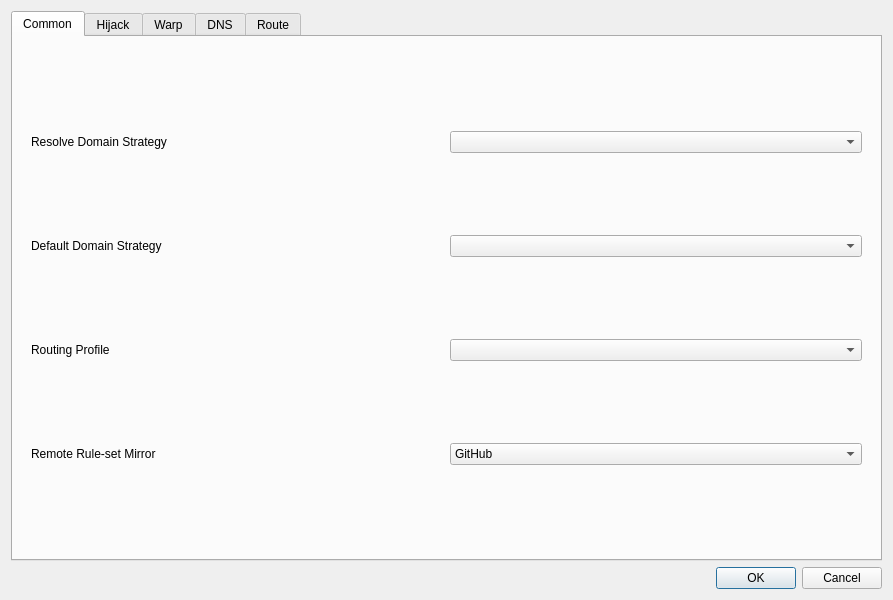
<?xml version="1.0" encoding="UTF-8"?>
<ui version="4.0">
 <class>DialogManageRoutes</class>
 <widget class="QDialog" name="DialogManageRoutes">
  <property name="geometry">
   <rect>
    <x>0</x>
    <y>0</y>
    <width>893</width>
    <height>600</height>
   </rect>
  </property>
  <property name="windowTitle">
   <string>Routes</string>
  </property>
  <layout class="QVBoxLayout" name="verticalLayout">
   <item>
    <widget class="QTabWidget" name="tabWidget">
     <property name="currentIndex">
      <number>0</number>
     </property>
     <widget class="QWidget" name="tab">
      <attribute name="title">
       <string>Common</string>
      </attribute>
      <layout class="QVBoxLayout" name="verticalLayout_3">
       <item>
        <widget class="QWidget" name="widget" native="true">
         <layout class="QGridLayout" name="gridLayout_2">
          <item row="3" column="1">
           <widget class="QComboBox" name="route_prof"/>
          </item>
          <item row="2" column="0">
           <widget class="QLabel" name="label_3">
            <property name="toolTip">
             <string>&lt;html&gt;&lt;head/&gt;&lt;body&gt;&lt;p&gt;Used as default strategy when resolving outbound/dns server Domain addresses&lt;/p&gt;&lt;/body&gt;&lt;/html&gt;</string>
            </property>
            <property name="text">
             <string>Default Domain Strategy</string>
            </property>
           </widget>
          </item>
          <item row="1" column="1">
           <widget class="QComboBox" name="domainStrategyCombo">
            <property name="editable">
             <bool>false</bool>
            </property>
           </widget>
          </item>
          <item row="2" column="1">
           <widget class="QComboBox" name="default_domain_strategy">
            <property name="editable">
             <bool>false</bool>
            </property>
           </widget>
          </item>
          <item row="4" column="0">
           <widget class="QLabel" name="ruleset_mirror_l">
            <property name="text">
             <string>Remote Rule-set Mirror</string>
            </property>
           </widget>
          </item>
          <item row="1" column="0">
           <widget class="QLabel" name="label_6">
            <property name="toolTip">
             <string>&lt;html&gt;&lt;head/&gt;&lt;body&gt;&lt;p&gt;If not empty, resolves domains in requests according to the strategy&lt;/p&gt;&lt;/body&gt;&lt;/html&gt;</string>
            </property>
            <property name="text">
             <string>Resolve Domain Strategy</string>
            </property>
           </widget>
          </item>
          <item row="3" column="0">
           <widget class="QLabel" name="route_prof_l">
            <property name="text">
             <string>Routing Profile</string>
            </property>
           </widget>
          </item>
          <item row="4" column="1">
           <widget class="QComboBox" name="ruleset_mirror">
            <item>
             <property name="text">
              <string>GitHub</string>
             </property>
            </item>
            <item>
             <property name="text">
              <string>jsDelivr(Cloudflare)</string>
             </property>
            </item>
            <item>
             <property name="text">
              <string>jsDelivr(Gcore)</string>
             </property>
            </item>
            <item>
             <property name="text">
              <string>jsDelivr(Quantil)</string>
             </property>
            </item>
            <item>
             <property name="text">
              <string>jsDelivr(Fastly)</string>
             </property>
            </item>
            <item>
             <property name="text">
              <string>jsDelivr(CDN)</string>
             </property>
            </item>
           </widget>
          </item>
         </layout>
        </widget>
       </item>
      </layout>
     </widget>
     <widget class="QWidget" name="tab_4">
      <attribute name="title">
       <string>Hijack</string>
      </attribute>
      <layout class="QVBoxLayout" name="verticalLayout_7">
       <item>
        <widget class="QGroupBox" name="hijack_box">
         <property name="title">
          <string>DNS Server</string>
         </property>
         <layout class="QFormLayout" name="formLayout">
          <item row="0" column="0">
           <widget class="QCheckBox" name="dnshijack_enable">
            <property name="text">
             <string>Enable</string>
            </property>
           </widget>
          </item>
          <item row="0" column="1">
           <widget class="QPushButton" name="dnshijack_what">
            <property name="text">
             <string>How does it work?</string>
            </property>
           </widget>
          </item>
          <item row="3" column="0">
           <widget class="QLabel" name="dnshijack_listenport_l">
            <property name="text">
             <string>Listen Port</string>
            </property>
           </widget>
          </item>
          <item row="3" column="1">
           <widget class="QLineEdit" name="dnshijack_listenport"/>
          </item>
          <item row="4" column="0">
           <widget class="QLabel" name="dnshijack_v4resp_l">
            <property name="text">
             <string>IPv4 Response</string>
            </property>
           </widget>
          </item>
          <item row="4" column="1">
           <widget class="QLineEdit" name="dnshijack_v4resp"/>
          </item>
          <item row="5" column="0">
           <widget class="QLabel" name="dnshijack_v6resp_l">
            <property name="text">
             <string>IPv6 Response</string>
            </property>
           </widget>
          </item>
          <item row="5" column="1">
           <widget class="QLineEdit" name="dnshijack_v6resp"/>
          </item>
          <item row="6" column="0">
           <widget class="QLabel" name="dnshijack_rules_l">
            <property name="toolTip">
             <string>&lt;html&gt;&lt;head/&gt;&lt;body&gt;&lt;p&gt;Following format should be used:&lt;br/&gt;domain:a.com&lt;/p&gt;&lt;p&gt;suffix:a.com&lt;/p&gt;&lt;p&gt;regex:someregex&lt;/p&gt;&lt;p&gt;rule_set:nameOfRuleSet&lt;/p&gt;&lt;/body&gt;&lt;/html&gt;</string>
            </property>
            <property name="text">
             <string>Rules</string>
            </property>
           </widget>
          </item>
          <item row="6" column="1">
           <widget class="QTextEdit" name="dnshijack_rules"/>
          </item>
          <item row="2" column="1">
           <widget class="QCheckBox" name="dnshijack_allow_lan">
            <property name="toolTip">
             <string>&lt;html&gt;&lt;head/&gt;&lt;body&gt;&lt;p&gt;Whether to listen on 0.0.0.0 so that other devices on LAN can use this server&lt;/p&gt;&lt;/body&gt;&lt;/html&gt;</string>
            </property>
            <property name="text">
             <string>Allow Lan to Connect</string>
            </property>
           </widget>
          </item>
         </layout>
        </widget>
       </item>
       <item>
        <widget class="QGroupBox" name="groupBox_3">
         <property name="title">
          <string>Redirect Settings</string>
         </property>
         <layout class="QFormLayout" name="formLayout_2">
          <item row="2" column="1">
           <widget class="QLineEdit" name="redirect_listenport"/>
          </item>
          <item row="2" column="0">
           <widget class="QLabel" name="redirect_listenport_l">
            <property name="text">
             <string>Listen Port</string>
            </property>
           </widget>
          </item>
          <item row="0" column="0">
           <widget class="QCheckBox" name="redirect_enable">
            <property name="text">
             <string>Enable</string>
            </property>
           </widget>
          </item>
          <item row="1" column="1">
           <widget class="QLineEdit" name="redirect_listenaddr"/>
          </item>
          <item row="1" column="0">
           <widget class="QLabel" name="redirect_listenaddr_l">
            <property name="text">
             <string>Listen Address</string>
            </property>
           </widget>
          </item>
         </layout>
        </widget>
       </item>
      </layout>
     </widget>
     <widget class="QWidget" name="tab_5">
      <attribute name="title">
       <string>Warp</string>
      </attribute>
      <layout class="QVBoxLayout" name="verticalLayout_8">
       <item>
        <widget class="QWidget" name="widget_3" native="true">
         <layout class="QFormLayout" name="formLayout_3">
          <item row="0" column="0">
           <widget class="QCheckBox" name="enable_warp">
            <property name="toolTip">
             <string>&lt;html&gt;&lt;head/&gt;&lt;body&gt;&lt;p&gt;Enables the following config to be used as egress, useful for bypassing services restrciting non-warp VPNs&lt;/p&gt;&lt;/body&gt;&lt;/html&gt;</string>
            </property>
            <property name="text">
             <string>Enable Warp</string>
            </property>
           </widget>
          </item>
          <item row="1" column="0">
           <widget class="QLabel" name="label_7">
            <property name="text">
             <string>Endpoint</string>
            </property>
           </widget>
          </item>
          <item row="1" column="1">
           <widget class="QLineEdit" name="warp_ep"/>
          </item>
          <item row="2" column="0">
           <widget class="QLabel" name="label_4">
            <property name="text">
             <string>Private Key</string>
            </property>
           </widget>
          </item>
          <item row="2" column="1">
           <widget class="QLineEdit" name="warp_private_key"/>
          </item>
          <item row="3" column="0">
           <widget class="QLabel" name="label_5">
            <property name="text">
             <string>Public Key</string>
            </property>
           </widget>
          </item>
          <item row="3" column="1">
           <widget class="QLineEdit" name="warp_public_key"/>
          </item>
          <item row="7" column="1">
           <widget class="QPushButton" name="warp_autogen">
            <property name="toolTip">
             <string>&lt;html&gt;&lt;head/&gt;&lt;body&gt;&lt;p&gt;Gets a new config from cloudflare API&lt;/p&gt;&lt;/body&gt;&lt;/html&gt;</string>
            </property>
            <property name="text">
             <string>Generate Warp Config</string>
            </property>
           </widget>
          </item>
          <item row="5" column="1">
           <widget class="QLineEdit" name="warp_reserved"/>
          </item>
          <item row="5" column="0">
           <widget class="QLabel" name="label">
            <property name="text">
             <string>Reserved</string>
            </property>
           </widget>
          </item>
          <item row="4" column="0">
           <widget class="QLabel" name="label_12">
            <property name="text">
             <string>Interface Addresses</string>
            </property>
           </widget>
          </item>
          <item row="4" column="1">
           <widget class="QLineEdit" name="warp_ifc_addrs"/>
          </item>
         </layout>
        </widget>
       </item>
      </layout>
     </widget>
     <widget class="QWidget" name="tab_3">
      <attribute name="title">
       <string>DNS</string>
      </attribute>
      <layout class="QVBoxLayout" name="verticalLayout_4">
       <item>
        <widget class="QGroupBox" name="simple_dns_box">
         <property name="title">
          <string>Simple DNS Settings</string>
         </property>
         <layout class="QGridLayout" name="gridLayout">
          <item row="2" column="0">
           <widget class="QLabel" name="label_8">
            <property name="toolTip">
             <string>This is especially important and it is recommended to use the default value of &quot;localhost&quot;.
If the default value does not work, try changing it to &quot;223.5.5.5&quot;.
For more information, see the document &quot;Configuration/DNS&quot;.</string>
            </property>
            <property name="text">
             <string>Direct DNS</string>
            </property>
           </widget>
          </item>
          <item row="1" column="3">
           <layout class="QHBoxLayout" name="horizontalLayout_7">
            <item>
             <widget class="QComboBox" name="remote_dns">
              <property name="sizePolicy">
               <sizepolicy hsizetype="Expanding" vsizetype="Fixed">
                <horstretch>0</horstretch>
                <verstretch>0</verstretch>
               </sizepolicy>
              </property>
              <property name="editable">
               <bool>true</bool>
              </property>
              <item>
               <property name="text">
                <string notr="true">tls://8.8.8.8</string>
               </property>
              </item>
              <item>
               <property name="text">
                <string notr="true">tls://1.1.1.1</string>
               </property>
              </item>
              <item>
               <property name="text">
                <string notr="true">8.8.8.8</string>
               </property>
              </item>
              <item>
               <property name="text">
                <string notr="true">1.1.1.1</string>
               </property>
              </item>
             </widget>
            </item>
            <item>
             <widget class="QLabel" name="label_10">
              <property name="text">
               <string>Query Strategy</string>
              </property>
             </widget>
            </item>
            <item>
             <widget class="QComboBox" name="remote_dns_strategy"/>
            </item>
           </layout>
          </item>
          <item row="2" column="3">
           <layout class="QHBoxLayout" name="horizontalLayout_8">
            <item>
             <widget class="QComboBox" name="direct_dns">
              <property name="sizePolicy">
               <sizepolicy hsizetype="Expanding" vsizetype="Fixed">
                <horstretch>0</horstretch>
                <verstretch>0</verstretch>
               </sizepolicy>
              </property>
              <property name="editable">
               <bool>true</bool>
              </property>
              <item>
               <property name="text">
                <string notr="true">localhost</string>
               </property>
              </item>
              <item>
               <property name="text">
                <string notr="true">223.5.5.5</string>
               </property>
              </item>
              <item>
               <property name="text">
                <string notr="true">119.29.29.29</string>
               </property>
              </item>
              <item>
               <property name="text">
                <string notr="true">178.22.122.100</string>
               </property>
              </item>
              <item>
               <property name="text">
                <string notr="true">77.88.8.8</string>
               </property>
              </item>
             </widget>
            </item>
            <item>
             <widget class="QLabel" name="label_11">
              <property name="text">
               <string>Query Strategy</string>
              </property>
             </widget>
            </item>
            <item>
             <widget class="QComboBox" name="direct_dns_strategy"/>
            </item>
           </layout>
          </item>
          <item row="4" column="3">
           <layout class="QHBoxLayout" name="horizontalLayout_5">
            <item>
             <widget class="QLineEdit" name="local_override"/>
            </item>
           </layout>
          </item>
          <item row="6" column="3">
           <layout class="QHBoxLayout" name="horizontalLayout_3">
            <item>
             <widget class="QComboBox" name="dns_final_out">
              <item>
               <property name="text">
                <string notr="true">remote</string>
               </property>
              </item>
              <item>
               <property name="text">
                <string notr="true">direct</string>
               </property>
              </item>
             </widget>
            </item>
            <item>
             <widget class="QCheckBox" name="enable_fakeip">
              <property name="text">
               <string>Enable FakeIP</string>
              </property>
             </widget>
            </item>
            <item>
             <widget class="QCheckBox" name="enable_dns_routing">
              <property name="toolTip">
               <string>&lt;html&gt;&lt;head/&gt;&lt;body&gt;&lt;p&gt;When enabled, domains destined for direct outbound will also be resolved using direct dns&lt;/p&gt;&lt;/body&gt;&lt;/html&gt;</string>
              </property>
              <property name="text">
               <string>Enable DNS Routing</string>
              </property>
             </widget>
            </item>
            <item>
             <widget class="QCheckBox" name="respect_hosts">
              <property name="toolTip">
               <string>&lt;html&gt;&lt;head/&gt;&lt;body&gt;&lt;p&gt;Answer A/AAAA queries from the system hosts file before consulting any DNS server. Only domains actually listed in the file are affected.&lt;/p&gt;&lt;/body&gt;&lt;/html&gt;</string>
              </property>
              <property name="text">
               <string>Respect Hosts File</string>
              </property>
             </widget>
            </item>
            <item>
             <widget class="QPushButton" name="predefined_dns">
              <property name="sizePolicy">
               <sizepolicy hsizetype="Maximum" vsizetype="Fixed">
                <horstretch>0</horstretch>
                <verstretch>0</verstretch>
               </sizepolicy>
              </property>
              <property name="text">
               <string>Predefined Answers</string>
              </property>
             </widget>
            </item>
           </layout>
          </item>
          <item row="1" column="0">
           <widget class="QLabel" name="label_9">
            <property name="toolTip">
             <string>&lt;html&gt;&lt;head/&gt;&lt;body&gt;&lt;p&gt;examples:&lt;br/&gt;tls://8.8.8.8&lt;br/&gt;https://domain/path&lt;/p&gt;&lt;p&gt;tcp://8.8.8.8:1234&lt;/p&gt;&lt;p&gt;dhcp://auto&lt;/p&gt;&lt;p&gt;h3://domain/path&lt;/p&gt;&lt;p&gt;quic://domain:4632&lt;/p&gt;&lt;p&gt;etc&lt;/p&gt;&lt;/body&gt;&lt;/html&gt;</string>
            </property>
            <property name="text">
             <string>Remote DNS</string>
            </property>
            <property name="buddy">
             <cstring>widget</cstring>
            </property>
           </widget>
          </item>
          <item row="4" column="0">
           <widget class="QLabel" name="label_2">
            <property name="toolTip">
             <string>&lt;html&gt;&lt;head/&gt;&lt;body&gt;&lt;p&gt;Local DNS can not be used in some configurations, you will have to set an ip here to be used as local dns in such situations&lt;/p&gt;&lt;/body&gt;&lt;/html&gt;</string>
            </property>
            <property name="text">
             <string>Local Override</string>
            </property>
           </widget>
          </item>
          <item row="6" column="0">
           <widget class="QLabel" name="dns_final_out_l">
            <property name="text">
             <string>Default DNS server</string>
            </property>
           </widget>
          </item>
         </layout>
        </widget>
       </item>
       <item>
        <widget class="QGroupBox" name="groupBox">
         <property name="sizePolicy">
          <sizepolicy hsizetype="Preferred" vsizetype="Maximum">
           <horstretch>0</horstretch>
           <verstretch>0</verstretch>
          </sizepolicy>
         </property>
         <property name="title">
          <string>Advanced</string>
         </property>
         <layout class="QVBoxLayout" name="verticalLayout_5">
          <item>
           <widget class="QPushButton" name="dns_advanced">
            <property name="sizePolicy">
             <sizepolicy hsizetype="Expanding" vsizetype="Fixed">
              <horstretch>0</horstretch>
              <verstretch>0</verstretch>
             </sizepolicy>
            </property>
            <property name="toolTip">
             <string>&lt;html&gt;&lt;head/&gt;&lt;body&gt;&lt;p&gt;Cache behaviour, optimistic cache and query timeout.&lt;/p&gt;&lt;/body&gt;&lt;/html&gt;</string>
            </property>
            <property name="text">
             <string>Advanced Settings</string>
            </property>
           </widget>
          </item>
          <item>
           <layout class="QHBoxLayout" name="horizontalLayout_4">
            <item>
             <widget class="QCheckBox" name="use_dns_object">
              <property name="text">
               <string>Use Custom DNS Object</string>
              </property>
             </widget>
            </item>
            <item>
             <widget class="QPushButton" name="dns_object_edit">
              <property name="sizePolicy">
               <sizepolicy hsizetype="Expanding" vsizetype="Fixed">
                <horstretch>0</horstretch>
                <verstretch>0</verstretch>
               </sizepolicy>
              </property>
              <property name="text">
               <string>Edit DNS Object</string>
              </property>
             </widget>
            </item>
           </layout>
          </item>
         </layout>
        </widget>
       </item>
      </layout>
     </widget>
     <widget class="QWidget" name="tab_2">
      <attribute name="title">
       <string>Route</string>
      </attribute>
      <layout class="QVBoxLayout" name="verticalLayout_2">
       <item>
        <widget class="QGroupBox" name="route_profiles_box">
         <property name="title">
          <string>Routing Profiles</string>
         </property>
         <layout class="QVBoxLayout" name="verticalLayout_6">
          <item>
           <widget class="QListWidget" name="route_profiles"/>
          </item>
          <item>
           <widget class="QWidget" name="widget_2" native="true">
            <layout class="QHBoxLayout" name="horizontalLayout_2">
             <item>
              <widget class="QPushButton" name="new_route">
               <property name="text">
                <string>New</string>
               </property>
              </widget>
             </item>
             <item>
              <widget class="QPushButton" name="clone_route">
               <property name="text">
                <string>Clone</string>
               </property>
              </widget>
             </item>
             <item>
              <widget class="QPushButton" name="export_route">
               <property name="text">
                <string>Export</string>
               </property>
              </widget>
             </item>
             <item>
              <widget class="QPushButton" name="import_route">
               <property name="text">
                <string>Import</string>
               </property>
              </widget>
             </item>
             <item>
              <widget class="QPushButton" name="edit_route">
               <property name="text">
                <string>Edit</string>
               </property>
              </widget>
             </item>
             <item>
              <widget class="QPushButton" name="delete_route">
               <property name="text">
                <string>Delete</string>
               </property>
              </widget>
             </item>
             <item>
              <widget class="QPushButton" name="update_route">
               <property name="toolTip">
                <string>Update the selected remote routing profile, or all of them</string>
               </property>
               <property name="text">
                <string>Update</string>
               </property>
              </widget>
             </item>
            </layout>
           </widget>
          </item>
         </layout>
        </widget>
       </item>
      </layout>
     </widget>
    </widget>
   </item>
   <item>
    <layout class="QHBoxLayout" name="horizontalLayout">
     <item>
      <widget class="QDialogButtonBox" name="buttonBox">
       <property name="sizePolicy">
        <sizepolicy hsizetype="Preferred" vsizetype="Preferred">
         <horstretch>0</horstretch>
         <verstretch>0</verstretch>
        </sizepolicy>
       </property>
       <property name="standardButtons">
        <set>QDialogButtonBox::StandardButton::Cancel|QDialogButtonBox::StandardButton::Ok</set>
       </property>
      </widget>
     </item>
    </layout>
   </item>
  </layout>
 </widget>
 <tabstops>
  <tabstop>tabWidget</tabstop>
  <tabstop>domainStrategyCombo</tabstop>
  <tabstop>default_domain_strategy</tabstop>
  <tabstop>remote_dns</tabstop>
  <tabstop>remote_dns_strategy</tabstop>
  <tabstop>direct_dns</tabstop>
  <tabstop>direct_dns_strategy</tabstop>
  <tabstop>dns_final_out</tabstop>
 </tabstops>
 <resources/>
 <connections>
  <connection>
   <sender>buttonBox</sender>
   <signal>rejected()</signal>
   <receiver>DialogManageRoutes</receiver>
   <slot>reject()</slot>
   <hints>
    <hint type="sourcelabel">
     <x>399</x>
     <y>574</y>
    </hint>
    <hint type="destinationlabel">
     <x>399</x>
     <y>299</y>
    </hint>
   </hints>
  </connection>
  <connection>
   <sender>buttonBox</sender>
   <signal>accepted()</signal>
   <receiver>DialogManageRoutes</receiver>
   <slot>accept()</slot>
   <hints>
    <hint type="sourcelabel">
     <x>399</x>
     <y>574</y>
    </hint>
    <hint type="destinationlabel">
     <x>399</x>
     <y>299</y>
    </hint>
   </hints>
  </connection>
 </connections>
</ui>
